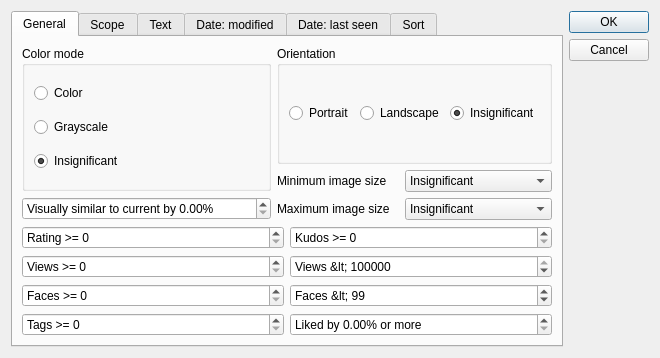
<?xml version="1.0" encoding="UTF-8"?>
<ui version="4.0">
 <class>SearchForm</class>
 <widget class="QDialog" name="SearchForm">
  <property name="windowModality">
   <enum>Qt::ApplicationModal</enum>
  </property>
  <property name="geometry">
   <rect>
    <x>0</x>
    <y>0</y>
    <width>660</width>
    <height>358</height>
   </rect>
  </property>
  <property name="windowTitle">
   <string>Search</string>
  </property>
  <property name="windowIcon">
   <iconset resource="milla-view.qrc">
    <normaloff>:/milla-icon.png</normaloff>:/milla-icon.png</iconset>
  </property>
  <layout class="QHBoxLayout" name="horizontalLayout">
   <item>
    <widget class="QTabWidget" name="tabWidget">
     <property name="currentIndex">
      <number>0</number>
     </property>
     <widget class="QWidget" name="tab">
      <attribute name="title">
       <string>General</string>
      </attribute>
      <layout class="QGridLayout" name="gridLayout">
       <item row="0" column="0" colspan="2">
        <layout class="QHBoxLayout" name="horizontalLayout_4">
         <item>
          <layout class="QVBoxLayout" name="verticalLayout_6">
           <item>
            <widget class="QGroupBox" name="groupBox">
             <property name="title">
              <string>Color mode</string>
             </property>
             <layout class="QVBoxLayout" name="verticalLayout">
              <item>
               <widget class="QRadioButton" name="radioButton">
                <property name="text">
                 <string>Color</string>
                </property>
               </widget>
              </item>
              <item>
               <widget class="QRadioButton" name="radioButton_2">
                <property name="text">
                 <string>Grayscale</string>
                </property>
               </widget>
              </item>
              <item>
               <widget class="QRadioButton" name="radioButton_9">
                <property name="text">
                 <string>Insignificant</string>
                </property>
                <property name="checked">
                 <bool>true</bool>
                </property>
               </widget>
              </item>
             </layout>
            </widget>
           </item>
           <item>
            <widget class="QDoubleSpinBox" name="doubleSpinBox_2">
             <property name="prefix">
              <string>Visually similar to current by </string>
             </property>
             <property name="suffix">
              <string>%</string>
             </property>
             <property name="singleStep">
              <double>0.500000000000000</double>
             </property>
            </widget>
           </item>
          </layout>
         </item>
         <item>
          <layout class="QVBoxLayout" name="verticalLayout_4">
           <item>
            <widget class="QGroupBox" name="groupBox_3">
             <property name="title">
              <string>Orientation</string>
             </property>
             <layout class="QHBoxLayout" name="horizontalLayout_5">
              <item>
               <widget class="QRadioButton" name="radioButton_11">
                <property name="text">
                 <string>Portrait</string>
                </property>
               </widget>
              </item>
              <item>
               <widget class="QRadioButton" name="radioButton_12">
                <property name="text">
                 <string>Landscape</string>
                </property>
               </widget>
              </item>
              <item>
               <widget class="QRadioButton" name="radioButton_13">
                <property name="text">
                 <string>Insignificant</string>
                </property>
                <property name="checked">
                 <bool>true</bool>
                </property>
               </widget>
              </item>
             </layout>
            </widget>
           </item>
           <item>
            <layout class="QHBoxLayout" name="horizontalLayout_2">
             <item>
              <widget class="QLabel" name="label_3">
               <property name="text">
                <string>Minimum image size</string>
               </property>
              </widget>
             </item>
             <item>
              <widget class="QComboBox" name="comboBox">
               <item>
                <property name="text">
                 <string>Insignificant</string>
                </property>
               </item>
               <item>
                <property name="text">
                 <string>0.3 Mp (640x480)</string>
                </property>
               </item>
               <item>
                <property name="text">
                 <string>0.7 Mp (1024x768)</string>
                </property>
               </item>
               <item>
                <property name="text">
                 <string>1.0 Mp (1152x864)</string>
                </property>
               </item>
               <item>
                <property name="text">
                 <string>1.2 Mp (1280x960)</string>
                </property>
               </item>
               <item>
                <property name="text">
                 <string>1.9 Mp (1600x1200)</string>
                </property>
               </item>
               <item>
                <property name="text">
                 <string>2.0 Mp (1920x1080)</string>
                </property>
               </item>
               <item>
                <property name="text">
                 <string>2.2 Mp (1720x1280)</string>
                </property>
               </item>
               <item>
                <property name="text">
                 <string>3.1 Mp (2048x1536)</string>
                </property>
               </item>
               <item>
                <property name="text">
                 <string>4.5 Mp (2592x1728)</string>
                </property>
               </item>
               <item>
                <property name="text">
                 <string>4.9 Mp (2560x1920)</string>
                </property>
               </item>
               <item>
                <property name="text">
                 <string>6.0 Mp (3008x2008)</string>
                </property>
               </item>
               <item>
                <property name="text">
                 <string>8.0 Mp (3264x2448)</string>
                </property>
               </item>
               <item>
                <property name="text">
                 <string>11.5 Mp (4520x2540)</string>
                </property>
               </item>
               <item>
                <property name="text">
                 <string>12.0 Mp (4048x3040)</string>
                </property>
               </item>
              </widget>
             </item>
            </layout>
           </item>
           <item>
            <layout class="QHBoxLayout" name="horizontalLayout_3">
             <item>
              <widget class="QLabel" name="label_4">
               <property name="text">
                <string>Maximum image size</string>
               </property>
              </widget>
             </item>
             <item>
              <widget class="QComboBox" name="comboBox_2">
               <item>
                <property name="text">
                 <string>Insignificant</string>
                </property>
               </item>
               <item>
                <property name="text">
                 <string>0.3 Mp (640x480)</string>
                </property>
               </item>
               <item>
                <property name="text">
                 <string>0.7 Mp (1024x768)</string>
                </property>
               </item>
               <item>
                <property name="text">
                 <string>1.0 Mp (1152x864)</string>
                </property>
               </item>
               <item>
                <property name="text">
                 <string>1.2 Mp (1280x960)</string>
                </property>
               </item>
               <item>
                <property name="text">
                 <string>1.9 Mp (1600x1200)</string>
                </property>
               </item>
               <item>
                <property name="text">
                 <string>2.0 Mp (1920x1080)</string>
                </property>
               </item>
               <item>
                <property name="text">
                 <string>2.2 Mp (1720x1280)</string>
                </property>
               </item>
               <item>
                <property name="text">
                 <string>3.1 Mp (2048x1536)</string>
                </property>
               </item>
               <item>
                <property name="text">
                 <string>4.5 Mp (2592x1728)</string>
                </property>
               </item>
               <item>
                <property name="text">
                 <string>4.9 Mp (2560x1920)</string>
                </property>
               </item>
               <item>
                <property name="text">
                 <string>6.0 Mp (3008x2008)</string>
                </property>
               </item>
               <item>
                <property name="text">
                 <string>8.0 Mp (3264x2448)</string>
                </property>
               </item>
               <item>
                <property name="text">
                 <string>11.5 Mp (4520x2540)</string>
                </property>
               </item>
               <item>
                <property name="text">
                 <string>12.0 Mp (4048x3040)</string>
                </property>
               </item>
              </widget>
             </item>
            </layout>
           </item>
          </layout>
         </item>
        </layout>
       </item>
       <item row="1" column="0">
        <widget class="QSpinBox" name="spinBox">
         <property name="prefix">
          <string>Rating &gt;= </string>
         </property>
         <property name="minimum">
          <number>0</number>
         </property>
         <property name="maximum">
          <number>5</number>
         </property>
         <property name="value">
          <number>0</number>
         </property>
        </widget>
       </item>
       <item row="1" column="1">
        <widget class="QSpinBox" name="spinBox_5">
         <property name="prefix">
          <string>Kudos &gt;= </string>
         </property>
         <property name="maximum">
          <number>500</number>
         </property>
        </widget>
       </item>
       <item row="2" column="0">
        <widget class="QSpinBox" name="spinBox_2">
         <property name="prefix">
          <string>Views &gt;= </string>
         </property>
         <property name="maximum">
          <number>1000</number>
         </property>
        </widget>
       </item>
       <item row="2" column="1">
        <widget class="QSpinBox" name="spinBox_6">
         <property name="prefix">
          <string>Views &lt; </string>
         </property>
         <property name="minimum">
          <number>1</number>
         </property>
         <property name="maximum">
          <number>999999</number>
         </property>
         <property name="value">
          <number>999999</number>
         </property>
        </widget>
       </item>
       <item row="3" column="0">
        <widget class="QSpinBox" name="spinBox_3">
         <property name="prefix">
          <string>Faces &gt;= </string>
         </property>
        </widget>
       </item>
       <item row="3" column="1">
        <widget class="QSpinBox" name="spinBox_4">
         <property name="prefix">
          <string>Faces &lt; </string>
         </property>
         <property name="minimum">
          <number>1</number>
         </property>
         <property name="maximum">
          <number>100</number>
         </property>
         <property name="value">
          <number>99</number>
         </property>
        </widget>
       </item>
       <item row="4" column="0">
        <widget class="QSpinBox" name="spinBox_8">
         <property name="prefix">
          <string>Tags &gt;= </string>
         </property>
        </widget>
       </item>
       <item row="4" column="1">
        <widget class="QDoubleSpinBox" name="doubleSpinBox">
         <property name="prefix">
          <string>Liked by </string>
         </property>
         <property name="suffix">
          <string>% or more</string>
         </property>
         <property name="maximum">
          <double>100.000000000000000</double>
         </property>
         <property name="singleStep">
          <double>0.100000000000000</double>
         </property>
        </widget>
       </item>
      </layout>
     </widget>
     <widget class="QWidget" name="tab_6">
      <attribute name="title">
       <string>Scope</string>
      </attribute>
      <layout class="QVBoxLayout" name="verticalLayout_5">
       <item>
        <widget class="QRadioButton" name="radioButton_14">
         <property name="text">
          <string>New search</string>
         </property>
         <property name="checked">
          <bool>true</bool>
         </property>
        </widget>
       </item>
       <item>
        <widget class="QRadioButton" name="radioButton_15">
         <property name="text">
          <string>In found</string>
         </property>
        </widget>
       </item>
       <item>
        <widget class="QRadioButton" name="radioButton_16">
         <property name="text">
          <string>In links</string>
         </property>
        </widget>
       </item>
       <item>
        <widget class="QRadioButton" name="radioButton_17">
         <property name="text">
          <string>Continue</string>
         </property>
        </widget>
       </item>
      </layout>
     </widget>
     <widget class="QWidget" name="tab_2">
      <attribute name="title">
       <string>Text</string>
      </attribute>
      <layout class="QGridLayout" name="gridLayout_2">
       <item row="3" column="1">
        <widget class="QLineEdit" name="lineEdit_3"/>
       </item>
       <item row="0" column="0">
        <widget class="QCheckBox" name="checkBox">
         <property name="text">
          <string>Only without tags</string>
         </property>
        </widget>
       </item>
       <item row="0" column="1">
        <widget class="QCheckBox" name="checkBox_4">
         <property name="text">
          <string>Only with notes</string>
         </property>
        </widget>
       </item>
       <item row="1" column="0">
        <widget class="QLabel" name="label_5">
         <property name="text">
          <string>Filename contains</string>
         </property>
        </widget>
       </item>
       <item row="1" column="1">
        <widget class="QLineEdit" name="lineEdit"/>
       </item>
       <item row="2" column="0">
        <widget class="QLabel" name="label_6">
         <property name="text">
          <string>Path contains</string>
         </property>
        </widget>
       </item>
       <item row="2" column="1">
        <widget class="QLineEdit" name="lineEdit_2"/>
       </item>
       <item row="3" column="0">
        <widget class="QLabel" name="label_7">
         <property name="text">
          <string>Notes contains</string>
         </property>
        </widget>
       </item>
       <item row="4" column="0">
        <widget class="QLabel" name="label_10">
         <property name="text">
          <string>Tags contains</string>
         </property>
        </widget>
       </item>
       <item row="4" column="1">
        <widget class="QLineEdit" name="lineEdit_4"/>
       </item>
       <item row="5" column="0">
        <widget class="QLabel" name="label_11">
         <property name="text">
          <string>Exclude images tagged</string>
         </property>
        </widget>
       </item>
       <item row="5" column="1">
        <widget class="QLineEdit" name="lineEdit_5"/>
       </item>
      </layout>
     </widget>
     <widget class="QWidget" name="tab_3">
      <attribute name="title">
       <string>Date: modified</string>
      </attribute>
      <layout class="QGridLayout" name="gridLayout_3">
       <item row="0" column="0">
        <widget class="QLabel" name="label_2">
         <property name="text">
          <string>Modified after:</string>
         </property>
        </widget>
       </item>
       <item row="0" column="1">
        <widget class="QLabel" name="label">
         <property name="text">
          <string>Modified before:</string>
         </property>
        </widget>
       </item>
       <item row="1" column="0">
        <widget class="QCalendarWidget" name="calendarWidget"/>
       </item>
       <item row="1" column="1">
        <widget class="QCalendarWidget" name="calendarWidget_2"/>
       </item>
       <item row="2" column="0">
        <widget class="QCheckBox" name="checkBox_3">
         <property name="text">
          <string>Ignore modification time</string>
         </property>
         <property name="checked">
          <bool>true</bool>
         </property>
        </widget>
       </item>
      </layout>
     </widget>
     <widget class="QWidget" name="tab_5">
      <attribute name="title">
       <string>Date: last seen</string>
      </attribute>
      <layout class="QGridLayout" name="gridLayout_4">
       <item row="0" column="0">
        <widget class="QLabel" name="label_8">
         <property name="text">
          <string>Last seen after:</string>
         </property>
        </widget>
       </item>
       <item row="0" column="1">
        <widget class="QLabel" name="label_9">
         <property name="text">
          <string>Last seen before:</string>
         </property>
        </widget>
       </item>
       <item row="1" column="0">
        <widget class="QCalendarWidget" name="calendarWidget_3"/>
       </item>
       <item row="1" column="1">
        <widget class="QCalendarWidget" name="calendarWidget_4"/>
       </item>
       <item row="2" column="0">
        <widget class="QCheckBox" name="checkBox_5">
         <property name="text">
          <string>Ignore time of last view</string>
         </property>
         <property name="checked">
          <bool>true</bool>
         </property>
        </widget>
       </item>
      </layout>
     </widget>
     <widget class="QWidget" name="tab_4">
      <attribute name="title">
       <string>Sort</string>
      </attribute>
      <layout class="QVBoxLayout" name="verticalLayout_3">
       <item>
        <widget class="QGroupBox" name="groupBox_2">
         <property name="title">
          <string>Sort by</string>
         </property>
         <layout class="QVBoxLayout" name="verticalLayout_2">
          <item>
           <widget class="QRadioButton" name="radioButton_3">
            <property name="text">
             <string>Rating</string>
            </property>
            <property name="checked">
             <bool>true</bool>
            </property>
           </widget>
          </item>
          <item>
           <widget class="QRadioButton" name="radioButton_10">
            <property name="text">
             <string>Kudos</string>
            </property>
           </widget>
          </item>
          <item>
           <widget class="QRadioButton" name="radioButton_5">
            <property name="text">
             <string>Views</string>
            </property>
           </widget>
          </item>
          <item>
           <widget class="QRadioButton" name="radioButton_6">
            <property name="text">
             <string>Date</string>
            </property>
           </widget>
          </item>
          <item>
           <widget class="QRadioButton" name="radioButton_7">
            <property name="text">
             <string>Name</string>
            </property>
           </widget>
          </item>
          <item>
           <widget class="QRadioButton" name="radioButton_8">
            <property name="text">
             <string># of faces</string>
            </property>
           </widget>
          </item>
          <item>
           <widget class="QRadioButton" name="radioButton_4">
            <property name="text">
             <string>Last time seen</string>
            </property>
           </widget>
          </item>
         </layout>
        </widget>
       </item>
       <item>
        <widget class="QSpinBox" name="spinBox_7">
         <property name="suffix">
          <string> results</string>
         </property>
         <property name="prefix">
          <string>No more than </string>
         </property>
         <property name="minimum">
          <number>1</number>
         </property>
         <property name="maximum">
          <number>300</number>
         </property>
         <property name="value">
          <number>25</number>
         </property>
        </widget>
       </item>
      </layout>
     </widget>
    </widget>
   </item>
   <item>
    <widget class="QDialogButtonBox" name="buttonBox">
     <property name="orientation">
      <enum>Qt::Vertical</enum>
     </property>
     <property name="standardButtons">
      <set>QDialogButtonBox::Cancel|QDialogButtonBox::Ok</set>
     </property>
    </widget>
   </item>
  </layout>
 </widget>
 <resources>
  <include location="milla-view.qrc"/>
 </resources>
 <connections>
  <connection>
   <sender>buttonBox</sender>
   <signal>accepted()</signal>
   <receiver>SearchForm</receiver>
   <slot>accept()</slot>
   <hints>
    <hint type="sourcelabel">
     <x>248</x>
     <y>254</y>
    </hint>
    <hint type="destinationlabel">
     <x>157</x>
     <y>274</y>
    </hint>
   </hints>
  </connection>
  <connection>
   <sender>buttonBox</sender>
   <signal>rejected()</signal>
   <receiver>SearchForm</receiver>
   <slot>reject()</slot>
   <hints>
    <hint type="sourcelabel">
     <x>316</x>
     <y>260</y>
    </hint>
    <hint type="destinationlabel">
     <x>286</x>
     <y>274</y>
    </hint>
   </hints>
  </connection>
 </connections>
</ui>
